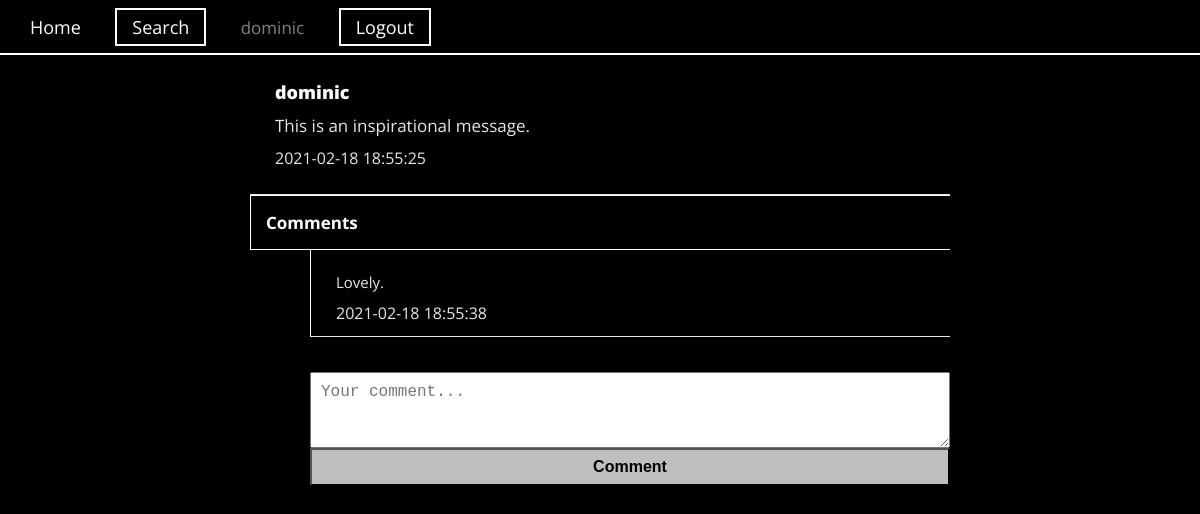
/views/post.php?postid=16 (signed in), run on the app's committed database.
### tables this page shows
CREATE TABLE `posts` (
  `postid` int(11) NOT NULL AUTO_INCREMENT,
  `date_created` datetime DEFAULT NULL,
  `body` tinytext,
  `userid` int(11) DEFAULT NULL,
  PRIMARY KEY (`postid`),
  KEY `fk_users_posts` (`userid`),
  CONSTRAINT `fk_users_posts` FOREIGN KEY (`userid`) REFERENCES `users` (`userid`)
);

CREATE TABLE `users` (
  `userid` int(11) NOT NULL AUTO_INCREMENT,
  `username` varchar(30) NOT NULL,
  `password` varchar(30) NOT NULL,
  PRIMARY KEY (`userid`)
);

CREATE TABLE `comments` (
  `commentid` int(11) NOT NULL AUTO_INCREMENT,
  `date_created` datetime DEFAULT NULL,
  `body` tinytext,
  `postid` int(11) DEFAULT NULL,
  PRIMARY KEY (`commentid`),
  KEY `fk_posts_comments` (`postid`),
  CONSTRAINT `fk_posts_comments` FOREIGN KEY (`postid`) REFERENCES `posts` (`postid`)
);

### models/Database.php (called while the page is built)
<?php
class Database {
	private $host = 'localhost';
	private $user = 'root';
	private $pass = 'root';
	private $dbName = 'cse3101_assignment';
	protected function connect() {
		try {
			$dsn = 'mysql:host=' . $this->host . ';dbname=' . $this->dbName;
			$pdo = new PDO($dsn,$this->user,$this->pass);
			$pdo->setAttribute(PDO::ATTR_DEFAULT_FETCH_MODE,PDO::FETCH_OBJ);
			return $pdo;
		} catch (PDOException $e) {
			error_log($e->getMessage());
			exit('Could not connect to database. Please contact your admin for more info.');
		}
	}
}

### models/PostsM.php (called while the page is built, shortened)
<?php
include_once 'Database.php';
class PostsM extends Database {
	protected function getPost($postid){
		$sql = "SELECT * FROM posts WHERE postid = :postid";
		$stmt = $this->connect()->prepare($sql);
		$stmt->execute(['postid'=>$postid]);
		$arr = $stmt->fetch();
		return $arr;
	}
}

### controllers/PostsC.php (called while the page is built, shortened)
<?php
include_once '../models/PostsM.php';
class PostsC extends PostsM {
		public function getOnePost($postid){
			$result = $this->getPost($postid);
			return $result;
		}
}

### models/UsersM.php (called while the page is built, shortened)
<?php
include_once 'Database.php';
class UsersM extends Database {
	protected function getUser($userid,$uname){
		$sql = "SELECT * FROM users WHERE username = :uname OR userid = :userid";
		$stmt = $this->connect()->prepare($sql);
		$stmt->execute(['uname'=>$uname,'userid'=>$userid]);
		$user = $stmt->fetch();
		return $user;
	}
}

### controllers/UsersC.php (called while the page is built, shortened)
<?php
include_once '../models/UsersM.php';
class UsersC extends UsersM{
	public function getUsername($userid){
		$user = $this->getUser($userid,"NULL");
		$username = $user->username;
		return $username;
	}
}

### models/CommentsM.php (called while the page is built, shortened)
<?php
include_once 'Database.php';
class CommentsM extends Database {
	protected function getComments($postid){
		$sql = "SELECT * FROM comments WHERE postid = :postid";
		$stmt = $this->connect()->prepare($sql);
		$stmt->execute(['postid'=>$postid]);
		$arr = $stmt->fetchAll();
		return $arr;
	}
}

### controllers/CommentsC.php (called while the page is built, shortened)
<?php
include_once '../models/CommentsM.php';
class CommentsC extends CommentsM {
		public function gatherComments($postid){
			$results = $this->getComments($postid);
			return $results;
		}
}

### views/post.php (the view, shortened to what this page needs)
<?php
include_once '../controllers/CommentsC.php';
include_once '../controllers/UsersC.php';
include_once '../controllers/PostsC.php';
?>
<html>
	<head>
	</head>
	<body>
		<div class="navbar">
			<?php require 'navbar.php' ?>
		</div>
		<div class="container">
			<?php
				$postObj = new PostsC();
				$userObj = new UsersC();
				$commentsObj = new CommentsC();
				$post = $postObj->getOnePost($_GET['postid']);
				$username = $userObj->getUsername($post->userid);
			?>
			<div class="post-item">
				<div class="username"><?php echo $username ?></div>
				<div class="post-body"><?php echo $post->body ?></div>
				<div class="date"><?php echo $post->date_created ?></div>
			</div>
			<h4 class="comments-header">Comments</h4>
			<?php
			$comments = $commentsObj->gatherComments($_GET['postid']);
			if(!$comments){
				echo "<div class='post-item comments'>No comments exist...</div>";
			}else{
				foreach(array_reverse($comments) as $comment){
			?>
			<div class="post-item comments">
				<div class="post-body"><?php echo $comment->body ?></div>
				<div class="date"><?php echo $comment->date_created ?></div>
			</div>
			<?php
				}
			}
			?>
			<?php
				if(isset($_SESSION['user'])){
			?>
				<form class="comments-form" action="../controllers/createComment.php" method="POST">
					<textarea type="text" name="body" rows="3" cols="50" placeholder="Your comment..." maxlength="250"></textarea>
					<button name="comment">Comment</button>
				</form>
			<?php
			} else {
				echo "<div style='text-align:center;margin-top: 50px;'>You need to login before you can make a comment.</div>";
			}
			?>
		</div>
	</body>
</html>

### views/css/style.css (style rules this page uses)
body { padding: 0; margin: 0; height: 100%; width: 100%; font-size: 17px; font-family: 'Open Sans', sans-serif; background: black; color: white; }
.navbar { display: block; border-bottom: 2px solid white; }
.container { position: relative; width: 700px; margin: auto; padding-bottom: 50px; }
.post-item { border-bottom: 1px solid #e6e6e6; padding: 25px; }
.post-item .username { font-weight: 900; font-size: 18px; color: white; }
.post-item .post-body { padding: 10px 0; color: #E6E6E6; }
.post-item .date { color: #E6E6E6; font-size: 16px; }
.comments { margin-left: 60px; border-left: 1px solid white; padding: 12px; padding-left: 25px; font-size: 15px; }
.comments-header { border: 1px solid white; padding: 15px; margin: 0; border-right: 0; }
.comments-form { margin-left: 60px; }
form { margin-top: 35px; }
input, textarea { width: 100%; padding: 10px; margin: 0px; margin-bottom: 0; display: inline-block; margin: auto; font-size: 16px; }
button { width: 100%; padding: 8px; background-color: #bfbfbf; color: black; font-size: 16px; font-weight: 600; }

### data on the page
posts: userid.username "dominic", body "This is an inspirational message.", date_created "2021-02-18 18:55:25"
comments: body "Lovely.", date_created "2021-02-18 18:55:38"

### other printed values
$_SESSION['user'] "dominic"
